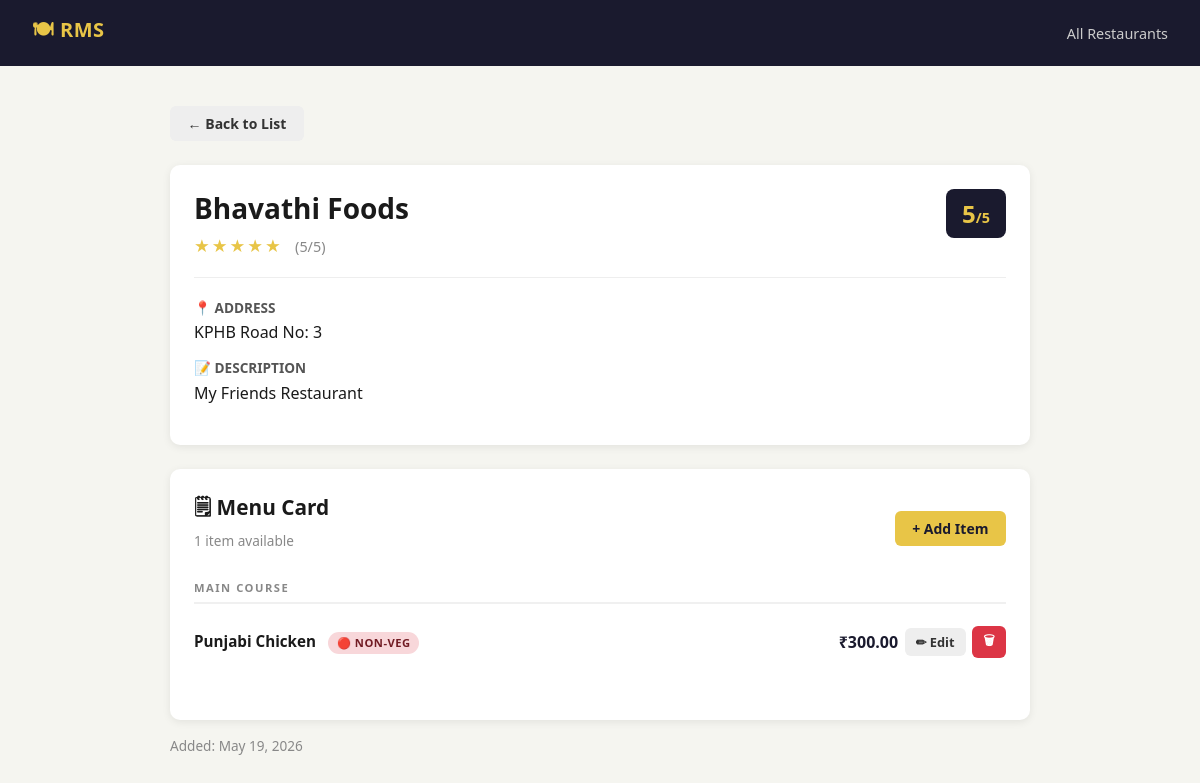
/1/, run on the app's committed database.
### core/models.py (models this page shows, shortened)
class Restaurant(models.Model):
    name        = models.CharField(max_length=255)
    description = models.TextField()
    address     = models.CharField(max_length=500)
    rating      = models.IntegerField(
        validators=[MinValueValidator(1), MaxValueValidator(5)]
    )
    created_at  = models.DateTimeField(auto_now_add=True)
    updated_at  = models.DateTimeField(auto_now=True)
    class Meta:
        ordering = ["-created_at"]
        verbose_name_plural = "Restaurants"
    def get_star_display(self):
        return "★" * self.rating + "☆" * (5 - self.rating)

class MenuItem(models.Model):
    VEG     = "veg"
    NON_VEG = "non_veg"
    VEGAN   = "vegan"
    DISH_TYPE_CHOICES = [
        (VEG,     "Veg"),
        (NON_VEG, "Non-Veg"),
        (VEGAN,   "Vegan"),
    ]
    STARTER  = "starter"
    MAIN     = "main"
    DESSERT  = "dessert"
    BEVERAGE = "beverage"
    CATEGORY_CHOICES = [
        (STARTER,  "Starter"),
        (MAIN,     "Main Course"),
        (DESSERT,  "Dessert"),
        (BEVERAGE, "Beverage"),
    ]
    restaurant = models.ForeignKey(
        Restaurant,
        on_delete=models.CASCADE,
        related_name="menu_items",
    )
    name      = models.CharField(max_length=255, help_text="Name of the dish.")
    dish_type = models.CharField(
        max_length=10, choices=DISH_TYPE_CHOICES, default=VEG,
        help_text="Veg, Non-Veg, or Vegan."
    )
    category  = models.CharField(
        max_length=10, choices=CATEGORY_CHOICES, default=MAIN,
        help_text="Course this dish belongs to."
    )
    price     = models.DecimalField(
        max_digits=8, decimal_places=2,
        validators=[MinValueValidator(0)],
        help_text="Price in ₹."
    )
    is_available = models.BooleanField(default=True, help_text="Currently on the menu?")
    created_at   = models.DateTimeField(auto_now_add=True)
    class Meta:
        ordering = ["category", "name"]
        verbose_name = "Menu Item"
        verbose_name_plural = "Menu Items"

### core/views.py (the view)
# urls.py: path("<int:pk>/",           views.restaurant_detail, name="restaurant_detail"),
def restaurant_detail(request, pk):
    restaurant = get_object_or_404(Restaurant, pk=pk)
    menu_items = restaurant.menu_items.filter(is_available=True)
    category_order = ["starter", "main", "dessert", "beverage"]
    grouped_menu = {}
    for cat_key in category_order:
        items = menu_items.filter(category=cat_key)
        if items.exists():
            grouped_menu[MenuItem.CATEGORY_CHOICES[[c[0] for c in MenuItem.CATEGORY_CHOICES].index(cat_key)][1]] = items
    return render(request, "core/restaurant_detail.html", {
        "restaurant":   restaurant,
        "grouped_menu": grouped_menu,
        "total_items":  menu_items.count(),
    })

### core/templates/core/restaurant_detail.html (shortened to what this page needs)
{% extends "core/base.html" %}
{% block content %}
<a href="{% url 'core:restaurant_list' %}" class="btn btn-secondary" style="margin-bottom:1.5rem;">← Back to List</a>
<div class="card">
  <div style="display:flex; align-items:flex-start; justify-content:space-between; gap:1rem; flex-wrap:wrap;">
    <div>
      <h1 style="margin-bottom:.4rem;">{{ restaurant.name }}</h1>
      <span class="stars">{{ restaurant.get_star_display }}</span>
      <span style="color:#888; font-size:.9rem; margin-left:.5rem;">({{ restaurant.rating }}/5)</span>
    </div>
    <div style="background:#1a1a2e; color:#e8c547; border-radius:8px; padding:.5rem 1rem; font-size:1.5rem; font-weight:700; text-align:center;">
      {{ restaurant.rating }}<span style="font-size:.9rem;">/5</span>
    </div>
  </div>
  <hr />
  <p class="meta" style="font-weight:600; color:#555; margin-bottom:.25rem;">📍 ADDRESS</p>
  <p>{{ restaurant.address }}</p>
  <p class="meta" style="font-weight:600; color:#555; margin-bottom:.25rem; margin-top:.75rem;">📝 DESCRIPTION</p>
  <p style="line-height:1.6;">{{ restaurant.description }}</p>
</div>
<div class="card" style="margin-top:1.5rem;">
  <div style="display:flex; align-items:center; justify-content:space-between; margin-bottom:1rem; flex-wrap:wrap; gap:.75rem;">
    <div>
      <h2 style="margin:0; font-size:1.3rem;">🗒 Menu Card</h2>
      <p class="meta" style="margin-top:.2rem;">{{ total_items }} item{{ total_items|pluralize }} available</p>
    </div>
    <a href="{% url 'core:menu_item_create' restaurant.pk %}" class="btn btn-primary">+ Add Item</a>
  </div>
  {% if grouped_menu %}
    {% for category_label, items in grouped_menu.items %}
    <div class="menu-section">
      <div class="menu-section-title">{{ category_label }}</div>
      {% for item in items %}
      <div class="menu-item-row">
        <div style="flex:1;">
          <span class="menu-item-name">{{ item.name }}</span>
          <span class="badge badge-{{ item.dish_type }}" style="margin-left:.5rem;">
            {% if item.dish_type == "veg" %}🟢{% elif item.dish_type == "non_veg" %}🔴{% else %}🌿{% endif %}
            {{ item.get_dish_type_display }}
          </span>
        </div>
        <div class="menu-item-actions">
          <span class="menu-price">₹{{ item.price }}</span>
          <a href="{% url 'core:menu_item_edit' restaurant.pk item.pk %}" class="btn btn-secondary btn-sm">✏ Edit</a>
          <a href="{% url 'core:menu_item_delete' restaurant.pk item.pk %}" class="btn btn-danger btn-sm">🗑</a>
        </div>
      </div>
      {% endfor %}
    </div>
    {% endfor %}
  {% endif %}
</div>
<p class="meta" style="margin-top:.75rem;">
  Added: {{ restaurant.created_at|date:"N j, Y" }}
</p>
{% endblock %}

### core/templates/core/base.html (shortened to what this page needs)
<!DOCTYPE html>
<html lang="en">
<head>
</head>
<body>
<nav>
  <a class="brand" href="{% url 'core:restaurant_list' %}">🍽 RMS</a>
  <a class="nav-link" href="{% url 'core:restaurant_list' %}">All Restaurants</a>
</nav>
<div class="container">
  {% block content %}{% endblock %}
</div>
</body>
</html>

### core/templates/core/base.html (style rules this page uses)
*, *::before, *::after { box-sizing: border-box; margin: 0; padding: 0; }
body { font-family: 'Segoe UI', system-ui, sans-serif; background: #f5f5f0; color: #1a1a1a; min-height: 100vh; }
nav { background: #1a1a2e; padding: 1rem 2rem; display: flex; align-items: center; justify-content: space-between; }
nav .brand { color: #e8c547; font-size: 1.25rem; font-weight: 700; text-decoration: none; letter-spacing: .5px; }
nav a.nav-link { color: #ccc; text-decoration: none; font-size: .9rem; transition: color .2s; }
.container { max-width: 900px; margin: 2.5rem auto; padding: 0 1.25rem; }
.btn { display: inline-block; padding: .5rem 1.1rem; border-radius: 6px; font-size: .875rem; font-weight: 600; text-decoration: none; cursor: pointer; border: none; transition: opacity .2s, transform .1s; }
.btn-primary { background: #e8c547; color: #1a1a2e; }
.btn-secondary { background: #eee; color: #333; }
.btn-danger { background: #dc3545; color: #fff; }
.btn-sm { padding: .3rem .7rem; font-size: .8rem; }
.card { background: #fff; border-radius: 10px; box-shadow: 0 2px 8px rgba(0,0,0,.08); padding: 1.5rem; margin-bottom: 1rem; }
p { margin-bottom: .9rem; }
h1 { font-size: 1.75rem; margin-bottom: 1.25rem; }
h2 { font-size: 1.2rem; margin-bottom: .5rem; }
.stars { color: #e8c547; font-size: 1.1rem; letter-spacing: 2px; }
.meta { color: #888; font-size: .85rem; }
hr { border: none; border-top: 1px solid #eee; margin: 1.25rem 0; }
.menu-section { margin-bottom: 1.75rem; }
.menu-section-title { font-size: .7rem; font-weight: 700; letter-spacing: 1.5px; text-transform: uppercase; color: #888; border-bottom: 2px solid #f0f0f0; padding-bottom: .4rem; margin-bottom: .75rem; }
.menu-item-row { display: flex; align-items: center; justify-content: space-between; gap: 1rem; padding: .65rem 0; border-bottom: 1px dashed #f0f0f0; }
.menu-item-row:last-child { border-bottom: none; }
.menu-item-name { font-weight: 600; font-size: .95rem; }
.menu-item-actions { display: flex; gap: .4rem; align-items: center; }
.menu-price { font-weight: 700; color: #1a1a2e; white-space: nowrap; }
.badge { display: inline-block; padding: .2rem .55rem; border-radius: 20px; font-size: .7rem; font-weight: 700; letter-spacing: .5px; text-transform: uppercase; }
.badge-non_veg { background: #f8d7da; color: #721c24; }

### data on the page
Restaurant: name "Bhavathi Foods", star "★★★★★", rating "5", address "KPHB Road No: 3", description "My Friends Restaurant", created_at "May 19, 2026"
MenuItem: name "Punjabi Chicken", dish_type "NON-VEG", price "300.00"

### other printed values
{{ total_items }} "1"
{{ category_label }} "MAIN COURSE"
